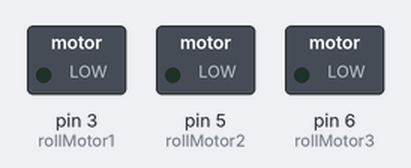
A sketch run on a simulated Arduino Uno, built with avr-gcc and run on an emulated ATmega328P. On the bench: switched loads named in the sketch (green lamp = pin HIGH). What the sketch prints to the serial monitor is not drawn.

Above: at 0.05 s.
At 0.3 s:
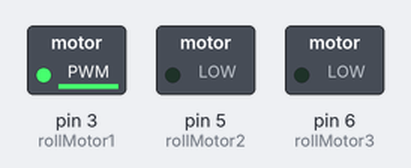
At 0.4 s:
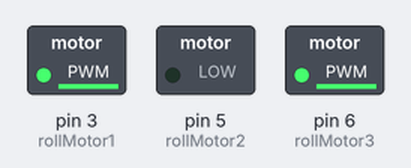
At 0.55 s:
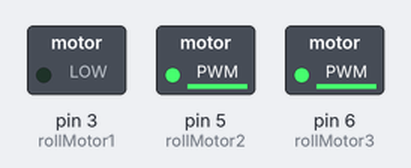
Timing chart, 0 to 3.0 s (numbered marks = the images above):
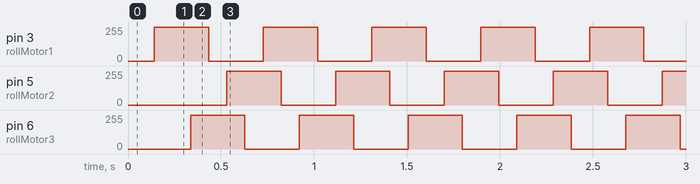

The sketch:

Gimbal_ServoTest.ino
```cpp
// Sketch for 2 axis Gimbal control using MPU6050 accelerometer/gyro
// 5/8/2014 by Andreas Biekert and Jonah Grubb <andreas.biekert@pomona.edu>
//
// Based directly on sketches by Jeff Rowberg ( https://github.com/jrowberg/i2cdevlib )
// and http://elabz.com/bldc-motor-with-arduino-circuit-and-software/


// I2Cdev and MPU6050 must be installed as libraries, or else the .cpp/.h files
// for both classes must be in the include path of your project
#include "I2Cdev.h"

#include "MPU6050_6Axis_MotionApps20.h"
//#include "MPU6050.h" // not necessary if using MotionApps include file

// Arduino Wire library is required if I2Cdev I2CDEV_ARDUINO_WIRE implementation
// is used in I2Cdev.h
#if I2CDEV_IMPLEMENTATION == I2CDEV_ARDUINO_WIRE
    #include "Wire.h"
#endif

// class default I2C address is 0x68
// specific I2C addresses may be passed as a parameter here
// AD0 low = 0x68 (default for SparkFun breakout and InvenSense evaluation board)
// AD0 high = 0x69
MPU6050 mpu;
//MPU6050 mpu(0x69); // <-- use for AD0 high

/* =========================================================================
   NOTE: In addition to connection 3.3v, GND, SDA, and SCL, this sketch
   depends on the MPU-6050's INT pin being connected to the Arduino's
   external interrupt #0 pin. On the Arduino Uno and Mega 2560, this is
   digital I/O pin 2.
 * ========================================================================= */

/* =========================================================================
   NOTE: Arduino v1.0.1 with the Leonardo board generates a compile error
   when using Serial.write(buf, len). The Teapot output uses this method.
   The solution requires a modification to the Arduino USBAPI.h file, which
   is fortunately simple, but annoying. This will be fixed in the next IDE
   release. For more info, see these links:

   http://arduino.cc/forum/index.php/topic,109987.0.html
   http://code.google.com/p/arduino/issues/detail?id=958
 * ========================================================================= */


// uncomment "OUTPUT_READABLE_QUATERNION" if you want to see the actual
// quaternion components in a [w, x, y, z] format (not best for parsing
// on a remote host such as Processing or something though)
//#define OUTPUT_READABLE_QUATERNION

// uncomment "OUTPUT_READABLE_EULER" if you want to see Euler angles
// (in degrees) calculated from the quaternions coming from the FIFO.
// Note that Euler angles suffer from gimbal lock (for more info, see
// http://en.wikipedia.org/wiki/Gimbal_lock)
//#define OUTPUT_READABLE_EULER

// uncomment "OUTPUT_READABLE_YAWPITCHROLL" if you want to see the yaw/
// pitch/roll angles (in degrees) calculated from the quaternions coming
// from the FIFO. Note this also requires gravity vector calculations.
// Also note that yaw/pitch/roll angles suffer from gimbal lock (for
// more info, see: http://en.wikipedia.org/wiki/Gimbal_lock)
#define OUTPUT_READABLE_YAWPITCHROLL

// uncomment "OUTPUT_READABLE_REALACCEL" if you want to see acceleration
// components with gravity removed. This acceleration reference frame is
// not compensated for orientation, so +X is always +X according to the
// sensor, just without the effects of gravity. If you want acceleration
// compensated for orientation, us OUTPUT_READABLE_WORLDACCEL instead.
//#define OUTPUT_READABLE_REALACCEL

// uncomment "OUTPUT_READABLE_WORLDACCEL" if you want to see acceleration
// components with gravity removed and adjusted for the world frame of
// reference (yaw is relative to initial orientation, since no magnetometer
// is present in this case). Could be quite handy in some cases.
//#define OUTPUT_READABLE_WORLDACCEL

// uncomment "OUTPUT_TEAPOT" if you want output that matches the
// format used for the InvenSense teapot demo
//#define OUTPUT_TEAPOT

// MPU control/status vars
bool dmpReady = false;  // set true if DMP init was successful
uint8_t mpuIntStatus;   // holds actual interrupt status byte from MPU
uint8_t devStatus;      // return status after each device operation (0 = success, !0 = error)
uint16_t packetSize;    // expected DMP packet size (default is 42 bytes)
uint16_t fifoCount;     // count of all bytes currently in FIFO
uint8_t fifoBuffer[64]; // FIFO storage buffer

// orientation/motion vars
Quaternion q;           // [w, x, y, z]         quaternion container
VectorInt16 aa;         // [x, y, z]            accel sensor measurements
VectorInt16 aaReal;     // [x, y, z]            gravity-free accel sensor measurements
VectorInt16 aaWorld;    // [x, y, z]            world-frame accel sensor measurements
VectorFloat gravity;    // [x, y, z]            gravity vector
float euler[3];         // [psi, theta, phi]    Euler angle container
float ypr[3];           // [yaw, pitch, roll]   yaw/pitch/roll container and gravity vector

// packet structure for InvenSense teapot demo
uint8_t teapotPacket[14] = { '$', 0x02, 0,0, 0,0, 0,0, 0,0, 0x00, 0x00, '\r', '\n' };

// Pins to control pitch motor
const int pitchMotor1 =9;
const int pitchMotor2 =10;
const int pitchMotor3 =11;

// Pins to control roll motor
const int rollMotor1 =3;
const int rollMotor2 =5;
const int rollMotor3 =6;

// Variable to let us move motor in desired direction
int increment = 0;

// Controls speed of motor updates
const int motorDelay = 5; // together with pot controls the RPM
long lastMotorDelayTime = 0;


// Variable to intialize orientation of axes
const int pitchOrient = 25;
const int rollOrient = 20;

const boolean pitch = true;
const boolean roll = true;

//FIXME: More values in this sine?
const int pwmSin[] = {127, 135, 144, 152, 160, 168, 176, 183, 190, 198, 204, 211, 217,
                222, 228, 233, 237, 241, 244, 247, 250, 252, 253, 254, 254, 254,
                253, 252, 250, 247, 244, 241, 237, 233, 228, 222, 217, 211, 204,
                198, 190, 183, 176, 168, 160, 152, 144, 135, 127, 119, 110, 102,
                94, 86, 78, 71, 64, 56, 50, 43, 37, 32, 26, 21, 17, 13, 10, 7,
                4, 2, 1, 0, 0, 0, 1, 2, 4, 7, 10, 13, 17, 21, 26, 32, 37, 43,
                50, 56, 64, 71, 78, 86, 94, 102, 110, 119
              };
            // array of PWM duty values for 8-bit timer - sine function};

//FIXME: Update with sine values
// Variables for pitch motor
int pitchStepA = 0;
int pitchStepB = 32;
int pitchStepC = 64;

//FIXME: Update with sine values
// Variables for roll motor
int rollStepA = 0;
int rollStepB = 32;
int rollStepC = 64;


// ================================================================
// ===               INTERRUPT DETECTION ROUTINE                ===
// ================================================================

volatile bool mpuInterrupt = false;     // indicates whether MPU interrupt pin has gone high
void dmpDataReady() {
    mpuInterrupt = true;
}


// ================================================================
// ===                      INITIAL SETUP                       ===
// ================================================================

void setup() {
    // join I2C bus (I2Cdev library doesn't do this automatically)
    #if I2CDEV_IMPLEMENTATION == I2CDEV_ARDUINO_WIRE
        Wire.begin();
        TWBR = 24; // 400kHz I2C clock (200kHz if CPU is 8MHz)
    #elif I2CDEV_IMPLEMENTATION == I2CDEV_BUILTIN_FASTWIRE
        Fastwire::setup(400, true);
    #endif

    // initialize serial communication
    // (115200 chosen because it is required for Teapot Demo output, but it's
    // really up to you depending on your project)
    Serial.begin(115200);
    while (!Serial); // wait for Leonardo enumeration, others continue immediately

    // NOTE: 8MHz or slower host processors, like the Teensy @ 3.3v or Ardunio
    // Pro Mini running at 3.3v, cannot handle this baud rate reliably due to
    // the baud timing being too misaligned with processor ticks. You must use
    // 38400 or slower in these cases, or use some kind of external separate
    // crystal solution for the UART timer.
/*
    // initialize device
    Serial.println(F("Initializing I2C devices..."));
    mpu.initialize();

    // verify connection
    Serial.println(F("Testing device connections..."));
    Serial.println(mpu.testConnection() ? F("MPU6050 connection successful") : F("MPU6050 connection failed"));

    // wait for ready
    Serial.println(F("\nSend any character to begin DMP programming and demo: "));
    while (Serial.available() && Serial.read()); // empty buffer
    while (!Serial.available());                 // wait for data
    while (Serial.available() && Serial.read()); // empty buffer again

    // load and configure the DMP
    Serial.println(F("Initializing DMP..."));
    devStatus = mpu.dmpInitialize();

    // supply your own gyro offsets here, scaled for min sensitivity
    mpu.setXGyroOffset(220);
    mpu.setYGyroOffset(76);
    mpu.setZGyroOffset(-85);
    mpu.setZAccelOffset(1788); // 1688 factory default for my test chip

    // make sure it worked (returns 0 if so)
    if (devStatus == 0) {
        // turn on the DMP, now that it's ready
        Serial.println(F("Enabling DMP..."));
        mpu.setDMPEnabled(true);

        // enable Arduino interrupt detection
        Serial.println(F("Enabling interrupt detection (Arduino external interrupt 0)..."));
        attachInterrupt(0, dmpDataReady, RISING);
        mpuIntStatus = mpu.getIntStatus();

        // set our DMP Ready flag so the main loop() function knows it's okay to use it
        Serial.println(F("DMP ready! Waiting for first interrupt..."));
        dmpReady = true;

        // get expected DMP packet size for later comparison
        packetSize = mpu.dmpGetFIFOPacketSize();
    } else {
        // ERROR!
        // 1 = initial memory load failed
        // 2 = DMP configuration updates failed
        // (if it's going to break, usually the code will be 1)
        Serial.print(F("DMP Initialization failed (code "));
        Serial.print(devStatus);
        Serial.println(F(")"));
    }
    /*
    // Declares the motor pins as output pins
    pinMode(pitchMotor1, OUTPUT);
    pinMode(pitchMotor2, OUTPUT);
    pinMode(pitchMotor3, OUTPUT);
    */
    pinMode(rollMotor1, OUTPUT);
    pinMode(rollMotor2, OUTPUT);
    pinMode(rollMotor3, OUTPUT);

}


// ================================================================
// ===                    MAIN PROGRAM LOOP                     ===
// ================================================================

void loop() {

   if((millis() - lastMotorDelayTime) >  motorDelay) {

    Serial.print("Move\t");
  move(rollStepA, rollStepB, rollStepC,
                    rollMotor1, rollMotor2, rollMotor3, roll);
   }
}
void move(int &currentStepA, int &currentStepB, int &currentStepC,
          int motorPin1, int motorPin2, int motorPin3, boolean axis) {

 // delay time passed, move one step


  increment = 1;

  // Keeps motor orientation in bounds
  currentStepA = currentStepA + increment;
  if(currentStepA > 95) currentStepA = 0;
  if(currentStepA < 0) currentStepA = 95;

  currentStepB = currentStepB + increment;
  if(currentStepB > 95) currentStepB = 0;
  if(currentStepB < 0) currentStepB = 95;

  currentStepC = currentStepC + increment;
  if(currentStepC > 95) currentStepC = 0;
  if(currentStepC < 0) currentStepC = 95;

  // Update motor orientation
  analogWrite(motorPin1, pwmSin[currentStepA]);
  analogWrite(motorPin2, pwmSin[currentStepB]);
  analogWrite(motorPin3, pwmSin[currentStepC]);

  lastMotorDelayTime = millis();

}

void loop2() {

    // if programming failed, don't try to do anything
    if (!dmpReady) return;

    // wait for MPU interrupt or extra packet(s) available
    while (!mpuInterrupt && fifoCount < packetSize) {

        // Move pitch motor
        if((millis() - lastMotorDelayTime) >  motorDelay) {

            move(pitchStepA, pitchStepB, pitchStepC,
                    pitchMotor1, pitchMotor2, pitchMotor3, pitch);

            move(rollStepA, rollStepB, rollStepC,
                    rollMotor1, rollMotor2, rollMotor3, roll);

      }

        if( mpuInterrupt ) {
          break;
        }
    }

    // reset interrupt flag and get INT_STATUS byte

    mpuInterrupt = false;
    mpuIntStatus = mpu.getIntStatus();

    // get current FIFO count
    fifoCount = mpu.getFIFOCount();

    // Serial.println("checking overflow");
    // check for overflow (this should never happen unless our code is too inefficient)
    if ((mpuIntStatus & 0x10) || fifoCount == 1024) {

      // reset so we can continue cleanly
        mpu.resetFIFO();
        Serial.println(F("FIFO overflow!"));

    // otherwise, check for DMP data ready interrupt (this should happen frequently)
    } else if (mpuIntStatus & 0x02) {
        // wait for correct available data length, should be a VERY short wait
        while (fifoCount < packetSize) fifoCount = mpu.getFIFOCount();

        // read a packet from FIFO
        mpu.getFIFOBytes(fifoBuffer, packetSize);

        // track FIFO count here in case there is > 1 packet available
        // (this lets us immediately read more without waiting for an interrupt)
        fifoCount -= packetSize;

        #ifdef OUTPUT_READABLE_QUATERNION
            // display quaternion values in easy matrix form: w x y z
            mpu.dmpGetQuaternion(&q, fifoBuffer);
            Serial.print("quat\t");
            Serial.print(q.w);
            Serial.print("\t");
            Serial.print(q.x);
            Serial.print("\t");
            Serial.print(q.y);
            Serial.print("\t");
            Serial.println(q.z);
        #endif

        #ifdef OUTPUT_READABLE_EULER
            // display Euler angles in degrees
            mpu.dmpGetQuaternion(&q, fifoBuffer);
            mpu.dmpGetEuler(euler, &q);
            Serial.print("euler\t");
            Serial.print(euler[0] * 180/M_PI);
            Serial.print("\t");
            Serial.print(euler[1] * 180/M_PI);
            Serial.print("\t");
            Serial.println(euler[2] * 180/M_PI);
        #endif

        #ifdef OUTPUT_READABLE_YAWPITCHROLL
            // display Euler angles in degrees
            mpu.dmpGetQuaternion(&q, fifoBuffer);
            mpu.dmpGetGravity(&gravity, &q);
            mpu.dmpGetYawPitchRoll(ypr, &q, &gravity);
            Serial.print("ypr\t");
            Serial.print(ypr[0] * 180/M_PI);
            Serial.print("\t");
            Serial.print(ypr[1] * 180/M_PI);
            Serial.print("\t");
            Serial.println(ypr[2] * 180/M_PI);
        #endif

        #ifdef OUTPUT_READABLE_REALACCEL
            // display real acceleration, adjusted to remove gravity
            mpu.dmpGetQuaternion(&q, fifoBuffer);
            mpu.dmpGetAccel(&aa, fifoBuffer);
            mpu.dmpGetGravity(&gravity, &q);
            mpu.dmpGetLinearAccel(&aaReal, &aa, &gravity);
            Serial.print("areal\t");
            Serial.print(aaReal.x);
            Serial.print("\t");
            Serial.print(aaReal.y);
            Serial.print("\t");
            Serial.println(aaReal.z);
        #endif

        #ifdef OUTPUT_READABLE_WORLDACCEL
            // display initial world-frame acceleration, adjusted to remove gravity
            // and rotated based on known orientation from quaternion
            mpu.dmpGetQuaternion(&q, fifoBuffer);
            mpu.dmpGetAccel(&aa, fifoBuffer);
            mpu.dmpGetGravity(&gravity, &q);
            mpu.dmpGetLinearAccel(&aaReal, &aa, &gravity);
            mpu.dmpGetLinearAccelInWorld(&aaWorld, &aaReal, &q);
            Serial.print("aworld\t");
            Serial.print(aaWorld.x);
            Serial.print("\t");
            Serial.print(aaWorld.y);
            Serial.print("\t");
            Serial.println(aaWorld.z);
        #endif

        #ifdef OUTPUT_TEAPOT
            // display quaternion values in InvenSense Teapot demo format:
            teapotPacket[2] = fifoBuffer[0];
            teapotPacket[3] = fifoBuffer[1];
            teapotPacket[4] = fifoBuffer[4];
            teapotPacket[5] = fifoBuffer[5];
            teapotPacket[6] = fifoBuffer[8];
            teapotPacket[7] = fifoBuffer[9];
            teapotPacket[8] = fifoBuffer[12];
            teapotPacket[9] = fifoBuffer[13];
            Serial.write(teapotPacket, 14);
            teapotPacket[11]++; // packetCount, loops at 0xFF on purpose
        #endif

    }
}

// ================================================================
// ===                   MOTOR MOVE FUNCTION                    ===
// ================================================================
// This function handles the movement of the motor. It takes in
// six arguments, each for a particular motor:
//
// currentStepA/B/C: references to integers representing the current
//    position in the sine wave for the coils in the motor
// motorPin1/2/3: integers representing the output pins to send
//    motor data to
//
// Updates each of the steps forwards or backwards depending on the
// orientation of the motor vs. the desired value
//
void move2(int &currentStepA, int &currentStepB, int &currentStepC,
          int motorPin1, int motorPin2, int motorPin3, boolean axis) {

  // delay time passed, move one step
  if(  axis == true ) {
    if( (ypr[1] * 180/M_PI) <= pitchOrient ) {
      increment = -1;
    } else {
      increment = 1;
    }
  } else if( axis == false) {
    if( (ypr[2] * 180/M_PI) <= rollOrient ) {
      increment = 1;
    } else {
      increment = -1;
    }
  }

  // Keeps motor orientation in bounds
  currentStepA = currentStepA + increment;
  if(currentStepA > 95) currentStepA = 0;
  if(currentStepA < 0) currentStepA = 95;

  currentStepB = currentStepB + increment;
  if(currentStepB > 95) currentStepB = 0;
  if(currentStepB < 0) currentStepB = 95;

  currentStepC = currentStepC + increment;
  if(currentStepC > 95) currentStepC = 0;
  if(currentStepC < 0) currentStepC = 95;

  // Update motor orientation
  analogWrite(motorPin1, pwmSin[currentStepA]);
  analogWrite(motorPin2, pwmSin[currentStepB]);
  analogWrite(motorPin3, pwmSin[currentStepC]);

  lastMotorDelayTime = millis();

}
```

Measured:
- by itself, pin 3 (rollMotor1), pin 5 (rollMotor2), pin 6 (rollMotor3): alternates 254/255 for 0.29 s and 0/255 for 0.29 s
